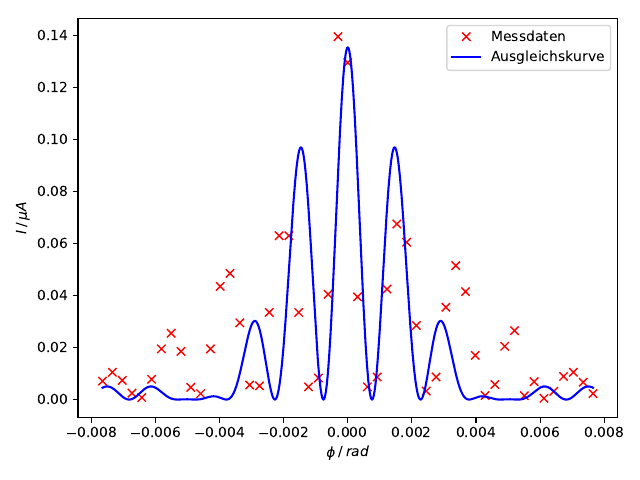

Write the Python code that produced this figure.
import numpy as np
from scipy.stats import sem
import scipy.constants as const
from scipy import optimize
from uncertainties import ufloat
import uncertainties.unumpy as unp
import matplotlib.pyplot as plt
from scipy.optimize import curve_fit

x, Y = np.genfromtxt('mess3.txt', unpack=True)

y = Y - 0.000515
b = 0.15 * 1e-3
L = 1040
K = np.sqrt(x**2 + L**2)
ph = np.arcsin(x / K) / np.pi
#print (phi)

phi = np.linspace(np.min(ph), np.max(ph), 10000)
l = 633 * 1e-9

def I(x, A, b, s):
    return A**2 * (np.cos(np.pi * s * x /l))**2 * (l / (np.pi * b * x))**2 * (np.sin(np.pi * b * x /l))**2
params, covariance_matrix = curve_fit(I, x, y, p0=[0.1308, b, 1e-4]) #0.1308
errors = np.sqrt(np.diag(covariance_matrix))

print('A = {:.4f} ± {:.5f}'.format(params[0], errors[0]))
print('b = {:.4f} ± {:.5f}'.format(params[1], errors[1]))
print('s = {:.4f} ± {:.5f}'.format(params[2], errors[2]))


plt.plot(ph, y, 'rx', label='Messdaten')
plt.plot(phi, I(phi, *params), 'b-', label=r'Ausgleichskurve')
#plt.xlim(np.min(ph) - 1, np.max(ph) + 1)
plt.xlabel(r'$\phi \: / \: rad$')
plt.ylabel(r'$I \: / \: \mu A$')
plt.legend(loc='best')

plt.tight_layout()
plt.savefig('plot3.pdf')